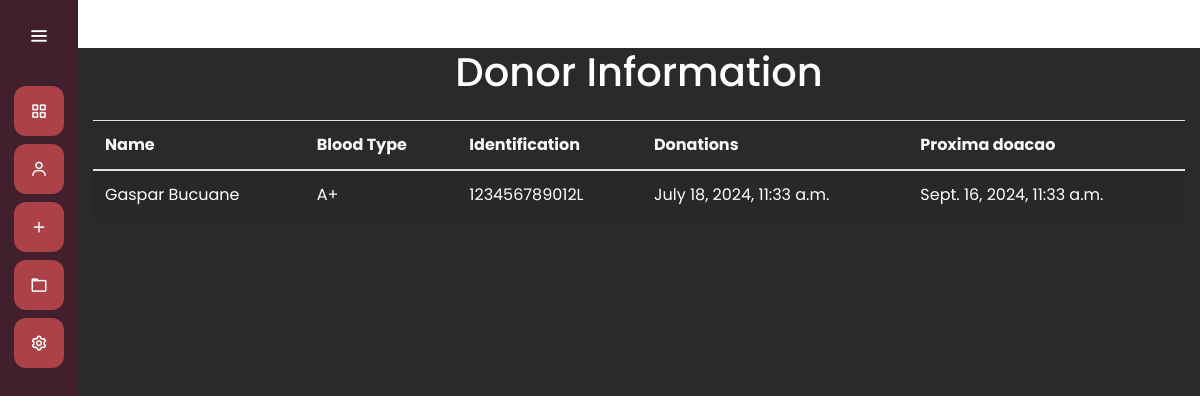
Page /donations/donor_info/123456789012L on the committed database.
### donations/models.py (models this page shows, shortened)
class Donor(models.Model):
    BLOOD_TYPE_CHOICES = [
        ('A+', 'A+'),
        ('A-', 'A-'),
        ('B+', 'B+'),
        ('B-', 'B-'),
        ('AB+', 'AB+'),
        ('AB-', 'AB-'),
        ('O+', 'O+'),
        ('O-', 'O-'),
    ]
    name = models.CharField(max_length=100)
    identification = models.CharField(max_length=100, unique=True, null=True, blank=True)
    blood_type = models.CharField(max_length=3, choices=BLOOD_TYPE_CHOICES)
    birth_day = models.DateField()

class Donation(models.Model):
    donor = models.ForeignKey(Donor, on_delete=models.CASCADE,  related_name='donations')
    created_at = models.DateTimeField(auto_now_add=True)
    next_donation = models.DateTimeField(null=True)
    def __str__(self):
        return f"Donation by {self.donor.name} on {self.created_at}"

### donations/views.py (the view)
# urls.py: path('donor_info/<str:id>', views.donor_info, name = 'donor_info'),
def donor_info(request, id):
    donor = Donor.objects.filter(identification=id).first()
    last_donation = donor.donations.all()
    print(last_donation)
    if donor:
        print(donor.name)
    return render(request, 'donor_info.html', {
        'donor': donor
                                               })

### donations/templates/donor_info.html
{% extends "static/base.html" %}
{% load static %}
{% block 'head' %}
    <link rel="stylesheet" href="">
{% endblock %}
{% block 'dashboard' %}
    <div class="container mt-5">
        <h1 class="text-center mb-4">Donor Information</h1>
        <table class="table table-striped">
            <thead class="text-light">
                <tr>
                    <th>Name</th>
                    <th>Blood Type</th>
                    <th>Identification</th>
                    <th>Donations</th>
                    <th>Proxima doacao</th>
                </tr>
            </thead>
            <tbody class="text-white">
                <tr>
                    <td>{{ donor.name }}</td>
                    <td>{{ donor.blood_type }}</td>
                    <td>{{ donor.identification }}</td>
                    <td>{%for donation in donor.donations.all%}
                            {{ donation.created_at }}
                        {%endfor%}
                    </td>
                    <td>{%for donation in donor.donations.all%}
                             {{ donation.next_donation }}
                        {%endfor%}
                    </td>
                </tr>
            </tbody>
        </table>
    </div>
{% endblock %}

### templates/static/general/css/base.css (style rules this page uses)
* { margin: 0; padding: 0; box-sizing: border-box; font-family: "Poppins" , sans-serif; }

### templates/static/general/css/general.css (style rules this page uses)
:root { --main-color: #ac4147; --dark-color: #411f2d; --light-color: #ffc27f; --contrast-color: #f88863; --differential-color: #ffe29a; }

### rows in the picture
Donor: name "Gaspar Bucuane", blood_type "A+", identification "123456789012L"
Donation: created_at "July 18, 2024, 11:33 a.m.", next_donation "Sept. 16, 2024, 11:33 a.m."
